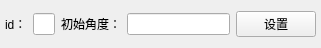
        <widget class="QWidget" name="horizontalLayoutWidget_4">
         <property name="geometry">
          <rect>
           <x>430</x>
           <y>270</y>
           <width>321</width>
           <height>31</height>
          </rect>
         </property>
         <layout class="QHBoxLayout" name="horizontalLayout_47" stretch="1,2,0,0,2">
          <property name="leftMargin">
           <number>5</number>
          </property>
          <property name="rightMargin">
           <number>5</number>
          </property>
          <item>
           <widget class="QLabel" name="label_5">
            <property name="text">
             <string>id：</string>
            </property>
           </widget>
          </item>
          <item>
           <widget class="QLineEdit" name="lineEdit_id_2">
            <property name="inputMethodHints">
             <set>Qt::ImhDigitsOnly</set>
            </property>
            <property name="alignment">
             <set>Qt::AlignRight|Qt::AlignTrailing|Qt::AlignVCenter</set>
            </property>
           </widget>
          </item>
          <item>
           <widget class="QLabel" name="label_36">
            <property name="text">
             <string>初始角度：</string>
            </property>
           </widget>
          </item>
          <item>
           <widget class="QLineEdit" name="lineEdit_id_init_angle">
            <property name="inputMethodHints">
             <set>Qt::ImhDigitsOnly</set>
            </property>
            <property name="alignment">
             <set>Qt::AlignRight|Qt::AlignTrailing|Qt::AlignVCenter</set>
            </property>
           </widget>
          </item>
          <item>
           <widget class="QPushButton" name="pushButton_set_init_angle">
            <property name="text">
             <string>设置</string>
            </property>
           </widget>
          </item>
         </layout>
        </widget>
